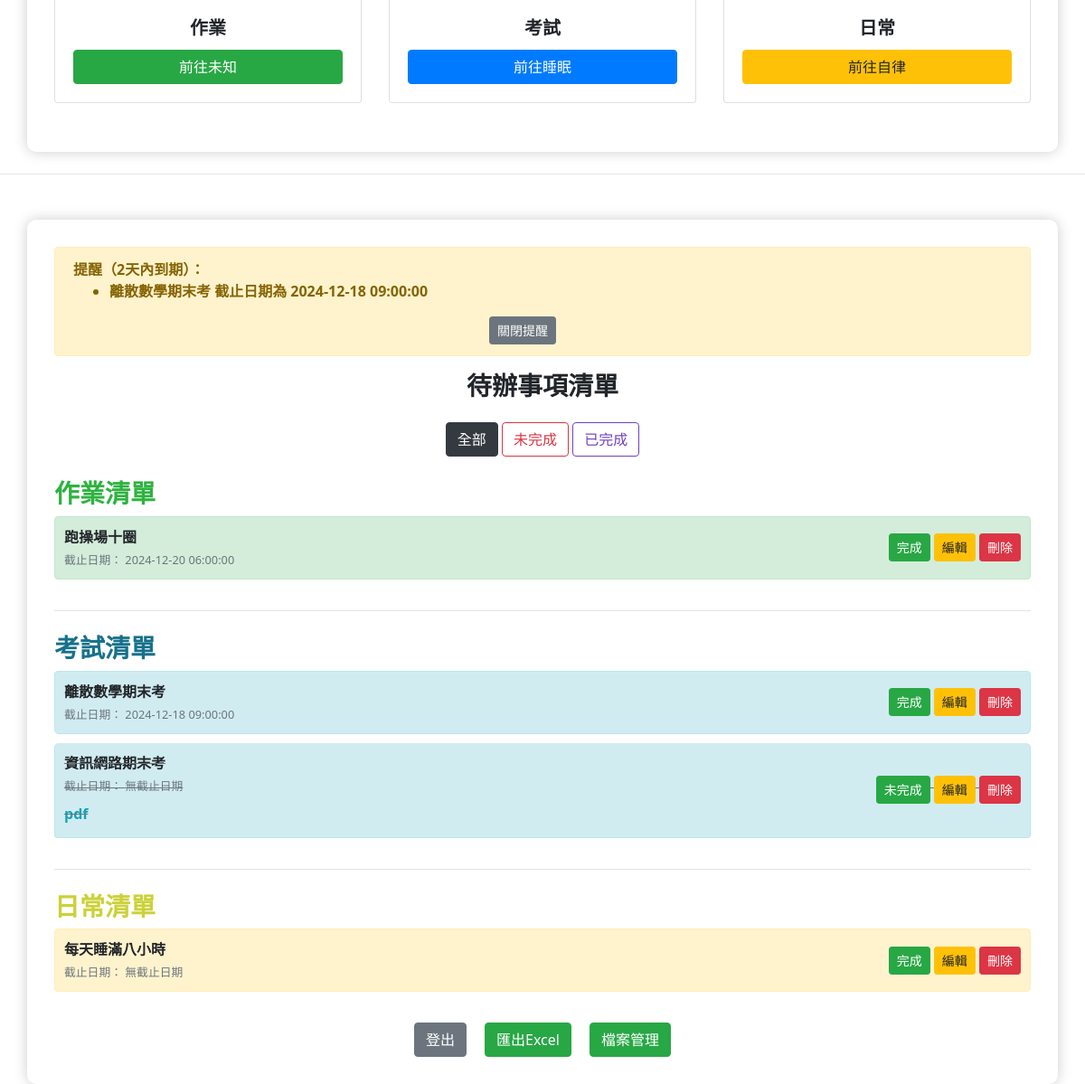
/ (signed in, lower part), run on an earlier commit of the app's database.
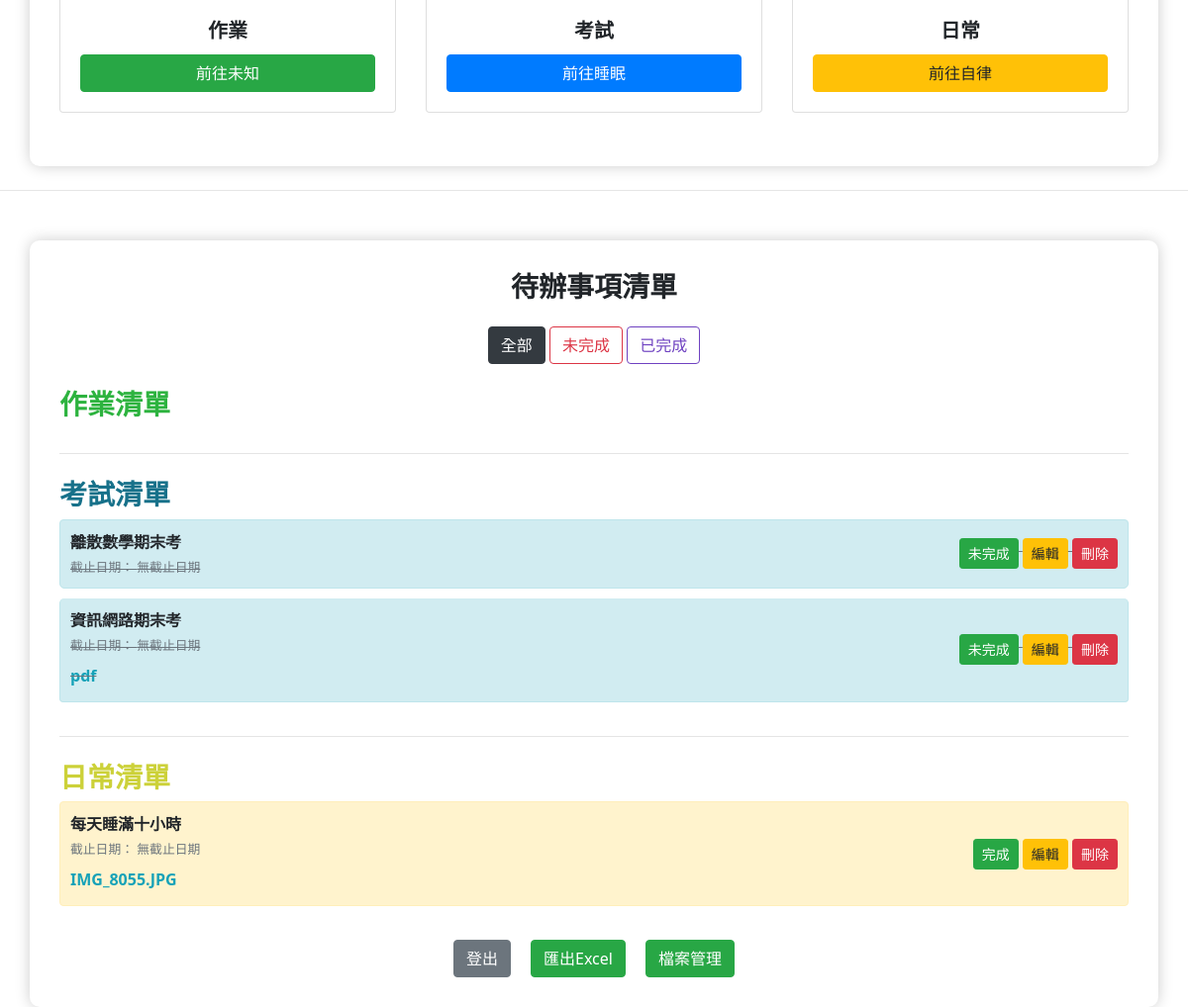
And on a later commit of the database.
### app.py (models this page shows)
class Todo(db.Model):
    id = db.Column(db.Integer, primary_key=True)
    content = db.Column(db.String(200), nullable=False)
    completed = db.Column(db.Boolean, default=False)
    date_created = db.Column(db.DateTime, default=datetime.utcnow)
    due_date = db.Column(db.DateTime, nullable=True)
    user_id = db.Column(db.Integer, db.ForeignKey('user.id'), nullable=False)
    category = db.Column(db.String(50), nullable=False, default='日常')
    files = db.relationship('File', backref='todo', lazy=True)  # 關聯檔案

class File(db.Model):
    id = db.Column(db.Integer, primary_key=True)
    filename = db.Column(db.String(200), nullable=False)  # 檔案名稱
    filepath = db.Column(db.String(300), nullable=False)  # 檔案路徑
    todo_id = db.Column(db.Integer, db.ForeignKey('todo.id'), nullable=False)  # 關聯待辦事項
    upload_time = db.Column(db.DateTime, default=datetime.utcnow)  # 上傳時間

### app.py (the view)
@app.route('/')
def index():
    if 'user_id' not in session:
        return redirect(url_for('login'))
    user = db.session.get(User, session['user_id'])
    if not user:
        return redirect(url_for('login'))
    category = request.args.get('category', 'all')
    if category == 'completed':
        todos = Todo.query.filter_by(user_id=user.id, completed=True).order_by(Todo.due_date.asc().nulls_last(), Todo.date_created.asc()).all()
    elif category == 'incomplete':
        todos = Todo.query.filter_by(user_id=user.id, completed=False).order_by(Todo.due_date.asc().nulls_last(), Todo.date_created.asc()).all()
    else:  # 默認顯示全部
        todos = Todo.query.filter_by(user_id=user.id).order_by(Todo.due_date.asc().nulls_last(), Todo.date_created.asc()).all()
    for todo in todos:
        todo.is_overdue = todo.due_date and todo.due_date < datetime.utcnow()
    files = File.query.join(Todo, File.todo_id == Todo.id).filter(Todo.user_id == user.id).all()
    reminders = session.pop('reminder', None)
    return render_template('index.html', todos=todos, username=user.username, reminders=reminders, category=category, files=files)

### app.py (called while the page is built)
@app.before_request
def update_last_activity():
    if 'user_id' in session:
        session.permanent = True  # 設定 session 為永久，以便配合 `permanent_session_lifetime`
        session.modified = True  # 確保活動時間更新

@app.before_request
def update_last_activity():
    if 'user_id' in session:
        session.permanent = True  # 設定 session 為永久，以便配合 `permanent_session_lifetime`
        session.modified = True  # 確保活動時間更新

### templates/index.html (shortened to what this page needs)
<!DOCTYPE html>
<html lang="zh-Hant">
<head>
    <link rel="stylesheet" href="https://stackpath.bootstrapcdn.com/bootstrap/4.5.2/css/bootstrap.min.css">
</head>
<body>
    <div class="container">
        <div class="row justify-content-center mt-5">
            <div class="col-md-4 mb-4">
                <div class="card">
                    <div class="card-body">
                        <h5 class="card-title text-center">作業</h5>
                        <a href="/category/作業" class="btn btn-success w-100">前往未知</a>
                    </div>
                </div>
            </div>
            <div class="col-md-4 mb-4">
                <div class="card">
                    <div class="card-body">
                        <h5 class="card-title text-center">考試</h5>
                        <a href="/category/考試" class="btn btn-primary w-100">前往睡眠</a>
                    </div>
                </div>
            </div>
            <div class="col-md-4 mb-4">
                <div class="card">
                    <div class="card-body">
                        <h5 class="card-title text-center">日常</h5>
                        <a href="/category/日常" class="btn btn-warning w-100">前往自律</a>
                    </div>
                </div>
            </div>
        </div>
    </div>
    <hr class="my-4">
    <div class="container">
        <div class="alert alert-warning alert-dismissible fade show" role="alert">
            <strong>提醒（2天內到期）：</strong>
            <ul>
                {% for reminder in reminders %}
                    <li>{{ reminder }}</li>
                {% endfor %}
            </ul>
            <div class="text-center mt-2">
                <button type="button" class="btn btn-secondary btn-sm" data-bs-dismiss="alert" aria-label="Close">關閉提醒</button>
            </div>
        </div>
        <h3 class="text-center mb-4">待辦事項清單</h3>
        <div class="text-center mb-4">
            <a href="/?category=all" class="btn btn-outline-dark {% if category == 'all' %}active{% endif %}">全部</a>
            <a href="/?category=incomplete" class="btn btn-outline-danger {% if category == 'incomplete' %}active{% endif %}">未完成</a>
            <a href="/?category=completed" class="btn btn-outline-purple {% if category == 'completed' %}active{% endif %}">已完成</a>
        </div>
        {% macro render_category(category_name, todos) %}
        <div class="category">
            <h3 class="{% if category_name == '作業' %}text-green{% elif category_name == '考試' %}text-blue{% elif category_name == '日常' %}text-Yellow{% endif %}">
            {{ category_name }}清單
            </h3>
            <ul class="list-group">
                {% for todo in todos if todo.category == category_name %}
                {% set matched_files = (files|selectattr("todo_id", "equalto", todo.id)|list) %}
                    <li class="list-group-item todo-item category-{{ category_name }} {% if todo.completed %}completed{% endif %}">
                        <div class="d-flex justify-content-between align-items-center">
                            <div>
                                <span class="{% if todo.is_overdue %}text-danger{% else %}text-body{% endif %}">
                                    {{ todo.content }}
                                </span><br>
                                <small class="{% if todo.is_overdue %}text-danger{% else %}text-muted{% endif %}">
                                    截止日期：
                                    {% if todo.due_date %}
                                        {{ todo.due_date.strftime('%Y-%m-%d %H:%M:%S') }}
                                    {% else %}
                                        無截止日期
                                    {% endif %}
                                </small>
                                {% if matched_files|length > 0 %}
                                <div class="mt-2">
                                    {% for f in matched_files %}
                                        <a href="{{ url_for('view_file', file_id=f.id) }}" target="_blank" class="text-info d-block mb-1">
                                            {{ f.filename }}
                                        </a>
                                    {% endfor %}
                                </div>
                                {% endif %}
                            </div>
                            <div>
                                <a href="/complete/{{ todo.id }}" class="btn btn-success btn-sm">
                                    {{ '未完成' if todo.completed else '完成' }}
                                </a>
                                <a href="javascript:void(0);" class="btn btn-warning btn-sm edit-btn"
                                data-id="{{ todo.id }}" data-content="{{ todo.content }}"
                                data-due-date="{{ todo.due_date.strftime('%Y-%m-%d') if todo.due_date else '' }}"
                                data-files='[
                                {% for f in matched_files %}
                                    {"id":{{f.id}}, "filename":"{{f.filename}}"}
                                {% endfor %}
                                ]'>
                                    編輯
                                </a>
                                <a href="/delete/{{ todo.id }}" class="btn btn-danger btn-sm">刪除</a>
                            </div>
                        </div>
                    </li>
                {% endfor %}
            </ul>
        </div>
        {% endmacro %}
        {{ render_category('作業', todos) }}
        <hr class="my-4">
        {{ render_category('考試', todos) }}
        <hr class="my-4">
        {{ render_category('日常', todos) }}
    <div class="text-center mt-4">
        <a href="/logout" class="btn btn-secondary mx-2">登出</a>
        <a href="/export" class="btn btn-success mx-2">匯出Excel</a>
        <a href="/files" class="btn btn-success mx-2">檔案管理</a>
    </div>
</body>
</html>

### templates/index.html (style rules this page uses)
body { background-color: #ffffff; transition: background-color 0.3s ease; font-family: 'Noto Sans TC', sans; font-weight: 600; }
h1, h2, h3, h4, h5, h6 { font-family: 'Noto Sans TC', sans !important; font-weight: 600 !important; }
.container { margin-top: 50px; background-color: #ffffff; padding: 30px; border-radius: 10px; box-shadow: 0 0 15px rgba(0, 0, 0, 0.2); }
.todo-item { padding: 10px; border-radius: 5px; margin-bottom: 10px; }
.completed { text-decoration: line-through; color: #6c757d; }
.list-group-item.category-考試 { background-color: #d1ecf1; border-color: #bee5eb; }
.list-group-item.category-日常 { background-color: #fff3cd; border-color: #ffeeba; }
.text-blue { color: rgb(23, 113, 138); }
.text-green { color: rgb(45, 179, 63); }
.text-Yellow { color: rgb(204, 209, 57); }
.btn-outline-purple { color: #6f42c1; border-color: #6f42c1; }

What changed in the data, as far as the page shows it:
removed Todo: content "跑操場十圈", due_date "2024-12-20 06:00:00", completed "完成"
changed Todo "離散數學期末考": completed "完成" → "未完成"; due_date "2024-12-18 09:00:00" → (not shown); now shows "無截止日期"
changed Todo "完成": content "每天睡滿八小時" → "每天睡滿十小時"
added File: filename "IMG_8055.JPG", shown under Todo "完成"
Also different on the page:
text no longer shown: "提醒（2天內到期）： 關閉提醒"
list line gone: "離散數學期末考 截止日期為 2024-12-18 09:00:00"
